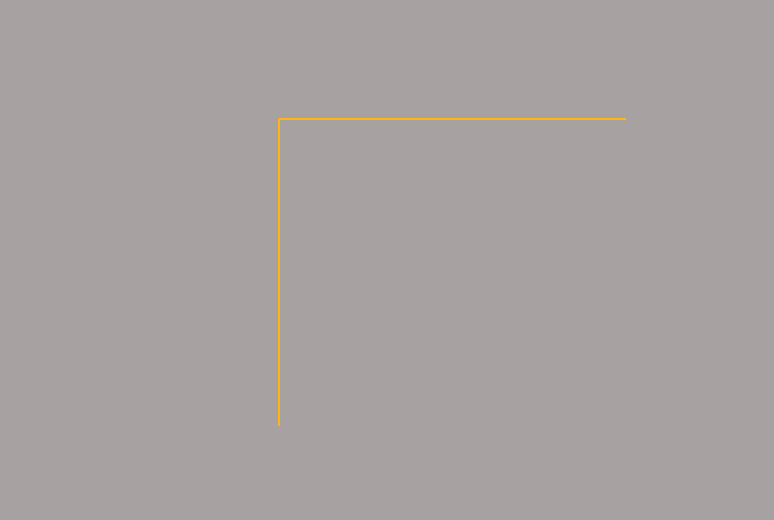
#> input picture resources/env_sdf/stadium_grass.jpg, 774 x 520 px, given in place of the camera
$ python automatic_addison.py   (older library calls are emulated)
#> lines starting #> are read from the running program, lines starting #| are printed output that depends on the picture; after the words box and inside, x2 and y2 are one past the last pixel; in counts of white or black regions, pixels touching at a corner belong together
import cv2, json, os
import numpy as np # Import the NumPy scientific computing library
os.chdir(os.path.dirname(os.path.realpath(__file__)))

# Author: Addison Sears-Collins
# https://automaticaddison.com
# Description: A collection of methods to detect help with edge detection
with open("thresh_data.json", 'r') as f:
#> (reads src/stereo_robot/camera_utils/line_follow/calibration/thresh_data.json from the repository)
    thresh_data = json.load(f)
    thresh_HI = thresh_data['bounds_HI']
    thresh_LO = thresh_data['bounds_LO']

with open("ROI_JSON.json", 'r') as f:
#> (reads src/stereo_robot/camera_utils/line_follow/calibration/ROI_JSON.json from the repository)
    ROI_data = json.load(f)
    TL,BL,BR,TR = ROI_data['ROI_POINTS']
    ROI_POINTS = np.float32([TL,BL,BR,TR])


def perspective_transform(frame,orig_frame_shape,roi_points,desired_roi_points):
    """
    Perform the perspective transform.
    :param: frame Current frame
    :param: plot Plot the warped image if True
    :return: Bird's eye view of the current lane
    """

    # Calculate the transformation matrix
    transformation_matrix = cv2.getPerspectiveTransform(
      roi_points, desired_roi_points)

    # Calculate the inverse transformation matrix
    inv_transformation_matrix = cv2.getPerspectiveTransform(
      desired_roi_points, roi_points)

    # Perform the transform using the transformation matrix
    warped_frame = cv2.warpPerspective(
      frame, transformation_matrix, orig_frame_shape, flags=(
     cv2.INTER_LINEAR))

#     (thresh, binary_warped) = cv2.threshold(
#       warped_frame, 127, 255, cv2.THRESH_BINARY)
#     warped_frame = binary_warped

    return warped_frame,inv_transformation_matrix

def get_line_markings(orig_frame):
    """
    Isolates lane lines.

      :param frame: The camera frame that contains the lanes we want to detect
    :return: Binary (i.e. black and white) image containing the lane lines.
    """
    hsv = cv2.cvtColor(orig_frame, cv2.COLOR_BGR2HSV)
    lower_yellow = np.array(thresh_LO)
    upper_yellow = np.array(thresh_HI)
    yellow_mask = cv2.inRange(hsv, lower_yellow, upper_yellow)
#     yellow_image = cv2.bitwise_and(image, image, mask=yellow_mask)

    # Combine the two above images

    return yellow_mask

def calculate_histogram_vert(warped_frame):
    """
    Calculate the image histogram to find peaks in white pixel count

    :param frame: The warped image
    :param plot: Create a plot if True
    """
    frame = warped_frame

    # Generate the histogram
    histogram = np.sum(frame[int(
              frame.shape[0]/2):,:], axis=0)

    return histogram

def histogram_peak(warped_frame):
    histogram = calculate_histogram_vert(warped_frame)
    x_base = np.argmax(histogram)
    return x_base

def get_lane_line_indices_sliding_windows(warped_frame,MINPIX,MARGIN):
    """
    Get the indices of the lane line pixels using the
    sliding windows technique.

    :param: plot Show plot or not
    :return: Best fit lines for the left and right lines of the current lane
    """
    no_of_windows = 10
    minpix = MINPIX #????
    # Sliding window width is +/- margin
    margin = MARGIN #???

    frame_sliding_window = warped_frame.copy()

    # Set the height of the sliding windows
    window_height = np.int(warped_frame.shape[0]/no_of_windows)

    # Find the x and y coordinates of all the nonzero
    # (i.e. white) pixels in the frame.
    nonzero = warped_frame.nonzero()
    nonzeroy = np.array(nonzero[0])
    nonzerox = np.array(nonzero[1])

    # Store the pixel indices for the left and right lane lines
    lane_inds = []

    # Current positions for pixel indices for each window,
    # which we will continue to update
    x_base= histogram_peak(warped_frame)
    x_current = x_base

    # Go through one window at a time

    for window in range(no_of_windows):

      # Identify window boundaries in x and y (and right and left)
      win_y_low = warped_frame.shape[0] - (window + 1) * window_height
      win_y_high = warped_frame.shape[0] - window * window_height
      win_x_low = x_current - margin
      win_x_high = x_current + margin
      cv2.rectangle(frame_sliding_window,(win_x_low,win_y_low),(
        win_x_high,win_y_high), (255,255,255), 2)


      # Identify the nonzero pixels in x and y within the window
      good_inds = ((nonzeroy >= win_y_low) & (nonzeroy < win_y_high) &
                          (nonzerox >= win_x_low) & (
                           nonzerox < win_x_high)).nonzero()[0]

      # Append these indices to the lists
      lane_inds.append(good_inds)

      # If you found > minpix pixels, recenter next window on mean position
      if len(good_inds) > minpix:
        x_current = np.int(np.mean(nonzerox[good_inds]))

    # Concatenate the arrays of indices
    lane_inds = np.concatenate(lane_inds)

    # Extract the pixel coordinates for the left and right lane lines
    x = nonzerox[lane_inds]
    y = nonzeroy[lane_inds]

    if len(x)<3 or len(y)<3:
        return None
    # Fit a second order polynomial curve to the pixel coordinates for
    # the left and right lane lines
    fit = np.polyfit(y, x, 1)

    return fit
def get_lane_line_previous_window(warped_frame, fit,MINPIX,MARGIN):
    """
    Use the lane line from the previous sliding window to get the parameters
    for the polynomial line for filling in the lane line
    :param: left_fit Polynomial function of the left lane line
    :param: right_fit Polynomial function of the right lane line
    :param: plot To display an image or not
    """
    # margin is a sliding window parameter
    margin = MARGIN

    # Find the x and y coordinates of all the nonzero
    # (i.e. white) pixels in the frame.
    nonzero = warped_frame.nonzero()
    nonzeroy = np.array(nonzero[0])
    nonzerox = np.array(nonzero[1])

    # Store left and right lane pixel indices
    lane_inds = ((nonzerox > (fit[0]*(
      nonzeroy) + fit[1] - margin)) & (
      nonzerox < (fit[0]*(
      nonzeroy) + fit[1] + margin)))

    # Get the left and right lane line pixel locations
    x = nonzerox[lane_inds]
    y = nonzeroy[lane_inds]


    # Fit a second order polynomial curve to each lane line
    fit = np.polyfit(y, x, 1)

    # Create the x and y values to plot on the image
#     ploty = np.linspace(
#       0, warped_frame.shape[0]-1, warped_frame.shape[0])
    ploty = np.linspace(min(y),max(y),int(max(y)-min(y)),dtype=int)
    fitx = fit[0]*ploty + fit[1]


    return ploty,fitx

def overlay_lane_lines(warped_frame,fitx,ploty):
    """
    Overlay lane lines on the original frame
    :param: Plot the lane lines if True
    :return: Lane with overlay
    """
    # Generate an image to draw the lane lines on
    warp_zero = np.zeros_like(warped_frame).astype(np.uint8)
    color_warp = np.dstack((warp_zero, warp_zero, warp_zero))

    # Recast the x and y points into usable format for cv2.fillPoly()
    pts = np.array([np.transpose(np.vstack([
                         fitx, ploty]))])
    pts_left  = pts - np.array([2,0])
    pts_right = pts + np.array([2,0])
    pts = np.hstack((pts_left, pts_right))

    # Draw lane on the warped blank image
    cv2.fillPoly(color_warp, np.int_([pts]), (0,255, 0))

    # Warp the blank back to original image space using inverse perspective
    # matrix (Minv)
    return color_warp

    # Combine the result with the original image


def cam_read(camera):
    ret,frame = camera.read()
    if not ret:
        raise Exception("Could not read camera. Check cables. Might need to use legacy camera drivers")
    h,w,c = frame.shape
    print(frame.shape)
    cut_left = frame[:,:int(w/2)]
    cut_right = frame[:,int(w/2):]

    left = cv2.resize(cut_left,(w,h))
    right=cv2.resize(cut_right,(w,h))

    return ret,left

class line_follow:
    CONFIG = {
        'padding_percentage':0.25
        }
    def __init__(self,init_frame):
        frame = init_frame

        width,height = frame.shape[::-1][1:]
        padding = int(0.25 * width)
        DESIRED_ROI_POINTS = np.float32([
          [padding, 0], # Top-left corner
          [padding, height], # Bottom-left corner
          [width-padding, height], # Bottom-right corner
          [width-padding, 0] # Top-right corner
        ])

        self.width,self.height,self.DESIRED_ROI_POINTS = width,height,DESIRED_ROI_POINTS
        self.MARGIN = int((1/12) * width)  # Window width is +/- margin
        self.MINPIX = int((1/24) * width)


    def find_line(self,frame):
        width,height,DESIRED_ROI_POINTS=self.width,self.height,self.DESIRED_ROI_POINTS
        MARGIN,MINPIX=self.MARGIN,self.MINPIX

        warped_frame,inv_mat = perspective_transform(
            frame,
            (width,height),
            ROI_POINTS,
            DESIRED_ROI_POINTS)

        lane_line_markings=get_line_markings(warped_frame)

        fit = get_lane_line_indices_sliding_windows(
            lane_line_markings,MINPIX,MARGIN)
        if fit is not None:
            ploty,fitx = get_lane_line_previous_window(
                lane_line_markings, fit,MINPIX,MARGIN)

            shape = overlay_lane_lines(
                lane_line_markings,
                fitx,ploty)

            unwarped = cv2.warpPerspective(
                shape,
                inv_mat,
                (frame.shape[1],
                 frame.shape[0])
                )

            result = cv2.addWeighted(frame, 1, unwarped, 0.3, 0)

            return True,(ploty,fitx),lane_line_markings,result
        else:
            return False,(None,None),lane_line_markings,None

if __name__ == '__main__':
    cv2.namedWindow('original')
    cv2.namedWindow('lane_line_markings')
    cv2.namedWindow('result')

    cam = cv2.VideoCapture(0)
    ret,frame = cam_read(cam)
#> in cam_read, frame is the input picture: shape (520, 774, 3); mean B, G, R 160.5, 161.1, 167.3
#| (520, 774, 3)
#> in cam_read, `cut_left = frame[:,:int(w/2)]`:
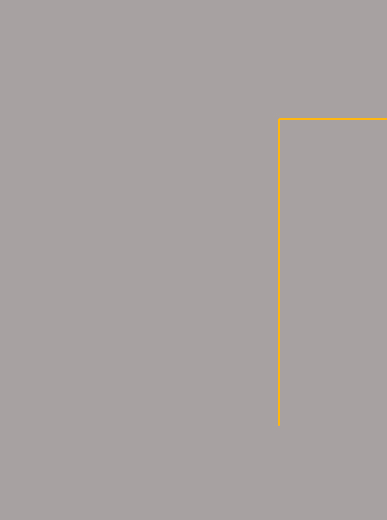
#> cut_left: shape (520, 387, 3); mean B, G, R 160.4, 161.1, 167.4
#> ret = True

    line = line_follow(frame)

    while True:
        ret,frame = cam_read(cam)
#| (520, 774, 3)

        ret,(ploty,fitx),lane_line_markings,result = line.find_line(frame,)
#> in perspective_transform, `warped_frame = cv2.warpPerspective( frame, transformation_matrix, orig..`:
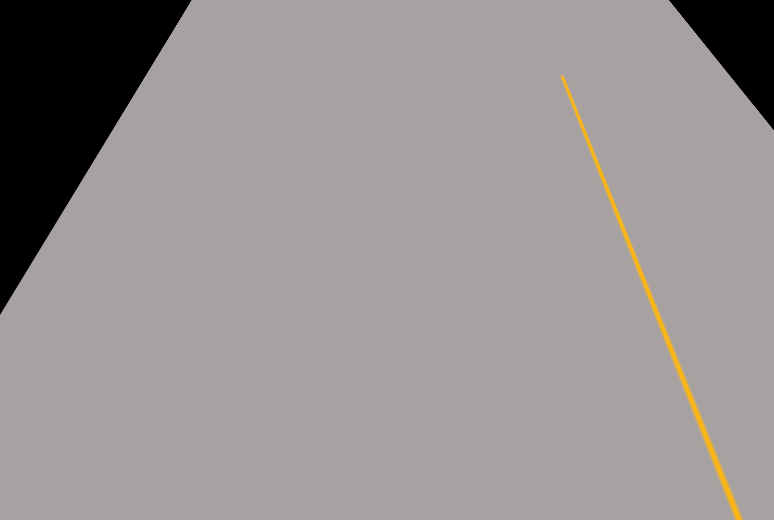
#> warped_frame: shape (520, 774, 3); mean B, G, R 145.4, 146.3, 152.1
#> in find_line, `warped_frame,inv_mat = perspective_transform( frame, (width,height), R..`: inv_mat = [[1.72, 1.04, -328.2], [0.0346, 0.623, 478.6], [8.95e-05, 0.00306, 1]]
#> in get_line_markings, `hsv = cv2.cvtColor(orig_frame, cv2.COLOR_BGR2HSV)`: hsv: shape (520, 774, 3); mean H, S, V 0.2, 9.5, 152.1
#> in get_line_markings, `yellow_mask = cv2.inRange(hsv, lower_yellow, upper_yellow)`:
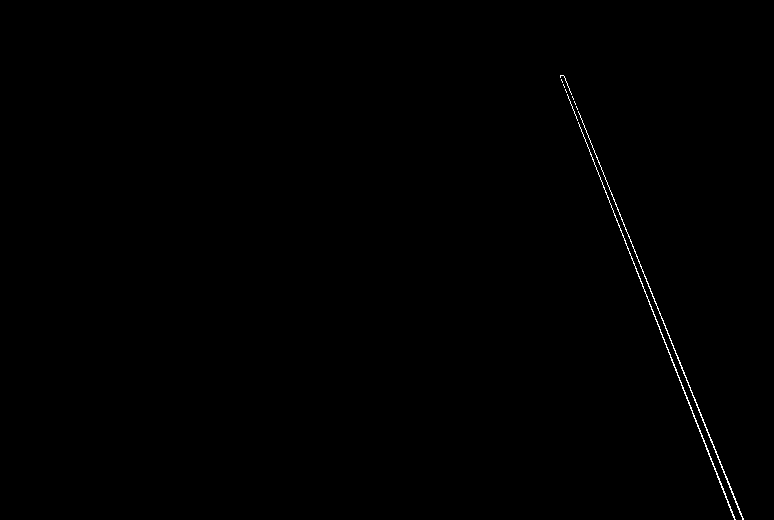
#> yellow_mask: shape (520, 774); 0.29% white in thin lines or dots, all inside (x1, y1, x2, y2) = (560, 75, 744, 520)
#> in get_lane_line_indices_sliding_windows, `nonzero = warped_frame.nonzero()`: nonzero = 1185 positions, rows 75 to 519, columns 560 to 743
#> in get_lane_line_indices_sliding_windows, `nonzeroy = np.array(nonzero[0])`: nonzeroy = 1185 values from 75 to 519
#> in get_lane_line_indices_sliding_windows, `nonzerox = np.array(nonzero[1])`: nonzerox = 1185 values, max 743 at index 1180, min 560 at index 0, mean 660.1
#> in calculate_histogram_vert, `histogram = np.sum(frame[int( frame.shape[0]/2):,:], axis=0)`: histogram = 774 values, max 2295 at index 706, min 0 at index 0, mean 260.9
#> in histogram_peak, `x_base = np.argmax(histogram)`: x_base = 706
#> the loop in get_lane_line_indices_sliding_windows, `for window in range(no_of_windows):` made 10 passes
#> (win_x_low, win_x_high, x_current) on passes 1 to 9: (642, 770, 728), (664, 792, 707), (643, 771, 686), (622, 750, 666), (602, 730, 645), (581, 709, 624), (560, 688, 603), (539, 667, 583), (519, 647, 566)
#> (win_x_low, win_x_high) on pass 10: (502, 630)
#> after the loop in get_lane_line_indices_sliding_windows, `for window in range(no_of_windows):`:
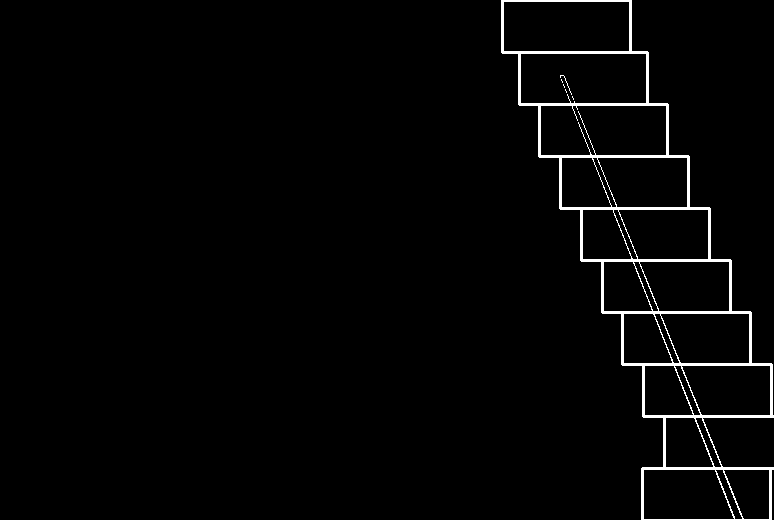
#> frame_sliding_window: shape (520, 774); 2.1% white; 6 white regions (4 under 20 px), largest, box (x1, y1, x2, y2) and area: (501, 0, 774, 520) 8215, (560, 75, 572, 95) 25
#> after the loop in get_lane_line_indices_sliding_windows, `for window in range(no_of_windows):`: lane_inds = 10 items
#> in get_lane_line_indices_sliding_windows, `lane_inds = np.concatenate(lane_inds)`: lane_inds = 1185 values, max 1184 at index 181, min 0 at index 1131, mean 592
#> in get_lane_line_indices_sliding_windows, `x = nonzerox[lane_inds]`: x = 1185 values, max 743 at index 177, min 560 at index 1131, mean 660.1
#> in get_lane_line_indices_sliding_windows, `y = nonzeroy[lane_inds]`: y = 1185 values, max 519 at index 178, min 75 at index 1131, mean 322.5
#> in get_lane_line_indices_sliding_windows, `fit = np.polyfit(y, x, 1)`: fit = [0.399, 531.5]
#> in get_lane_line_previous_window, `nonzero = warped_frame.nonzero()`: nonzero = 1185 positions, rows 75 to 519, columns 560 to 743
#> in get_lane_line_previous_window, `nonzeroy = np.array(nonzero[0])`: nonzeroy = 1185 values from 75 to 519
#> in get_lane_line_previous_window, `x = nonzerox[lane_inds]`: x has the same summary as nonzerox in get_lane_line_indices_sliding_windows
#> in get_lane_line_previous_window, `fit = np.polyfit(y, x, 1)`: fit = [0.399, 531.5]
#> in get_lane_line_previous_window, `fitx = fit[0]*ploty + fit[1]`: fitx = 444 values from 561.4 to 738.5
#> in find_line, `ploty,fitx = get_lane_line_previous_window( lane_line_markings, fit,MI..`: ploty = 444 values from 75 to 519; fitx = 444 values from 561.4 to 738.5
#> in overlay_lane_lines, `pts = np.array([np.transpose(np.vstack([ fitx, ploty]))])`: pts = 444 pairs, first value 561.4 to 738.5, second value 75 to 519
#> in overlay_lane_lines, `pts_left  = pts - np.array([2,0])`: pts_left = 444 pairs, first value 559.4 to 736.5, second value 75 to 519
#> in overlay_lane_lines, `pts_right = pts + np.array([2,0])`: pts_right = 444 pairs, first value 563.4 to 740.5, second value 75 to 519
#> in overlay_lane_lines, `pts = np.hstack((pts_left, pts_right))`: pts = 888 pairs, first value 559.4 to 740.5, second value 75 to 519
#> ploty = 444 values from 75 to 519; fitx = 444 values from 561.4 to 738.5

        cv2.imshow('original',frame)
        cv2.imshow('lane_line_markings',lane_line_markings)
        if ret:
            cv2.imshow('result',result)
        else:
            cv2.imshow('result',frame)

        key = cv2.waitKey(1)
#> (key q is pressed here)
        if key == ord('q'):
            cv2.destroyAllWindows()
            break


if False:#__name__ == '__main__':  overwriting this to use the find_line class
    cam = cv2.VideoCapture(0)
    ret,frame = cam_read(cam)
    result = frame


    cv2.namedWindow('original')
    cv2.namedWindow('result')


    width,height = frame.shape[::-1][1:]
    padding = int(0.25 * width)
    DESIRED_ROI_POINTS = np.float32([
      [padding, 0], # Top-left corner
      [padding, height], # Bottom-left corner
      [width-padding, height], # Bottom-right corner
      [width-padding, 0] # Top-right corner
    ])

    MARGIN = int((1/12) * width)  # Window width is +/- margin
    MINPIX = int((1/24) * width)

    while True:
        ret,frame = cam_read(cam)
        cv2.imshow('original',frame)


        warped_frame,inv_mat = perspective_transform(
            frame,
            (width,height),
            ROI_POINTS,
            DESIRED_ROI_POINTS)

        lane_line_markings=get_line_markings(warped_frame)

        fit = get_lane_line_indices_sliding_windows(
            lane_line_markings)
        if fit is not None:
            ploty,fitx = get_lane_line_previous_window(
                lane_line_markings, fit)

            shape = overlay_lane_lines(
                lane_line_markings,
                fitx,ploty)

            unwarped = cv2.warpPerspective(
                shape,
                inv_mat,
                (frame.shape[1],
                 frame.shape[0])
                )

            result = cv2.addWeighted(frame, 1, unwarped, 0.3, 0)


        cv2.imshow('lane_line_markings',lane_line_markings)
        cv2.imshow('result',result)
        key = cv2.waitKey(1)
        if key == ord('q'):
            cv2.destroyAllWindows()
            break

        if key == ord('s'):
            cv2.imwrite('./QR_CLOSE.png',result)

        if key == ord('d'):
            cv2.imwrite('./QR_FAR.png',result)
